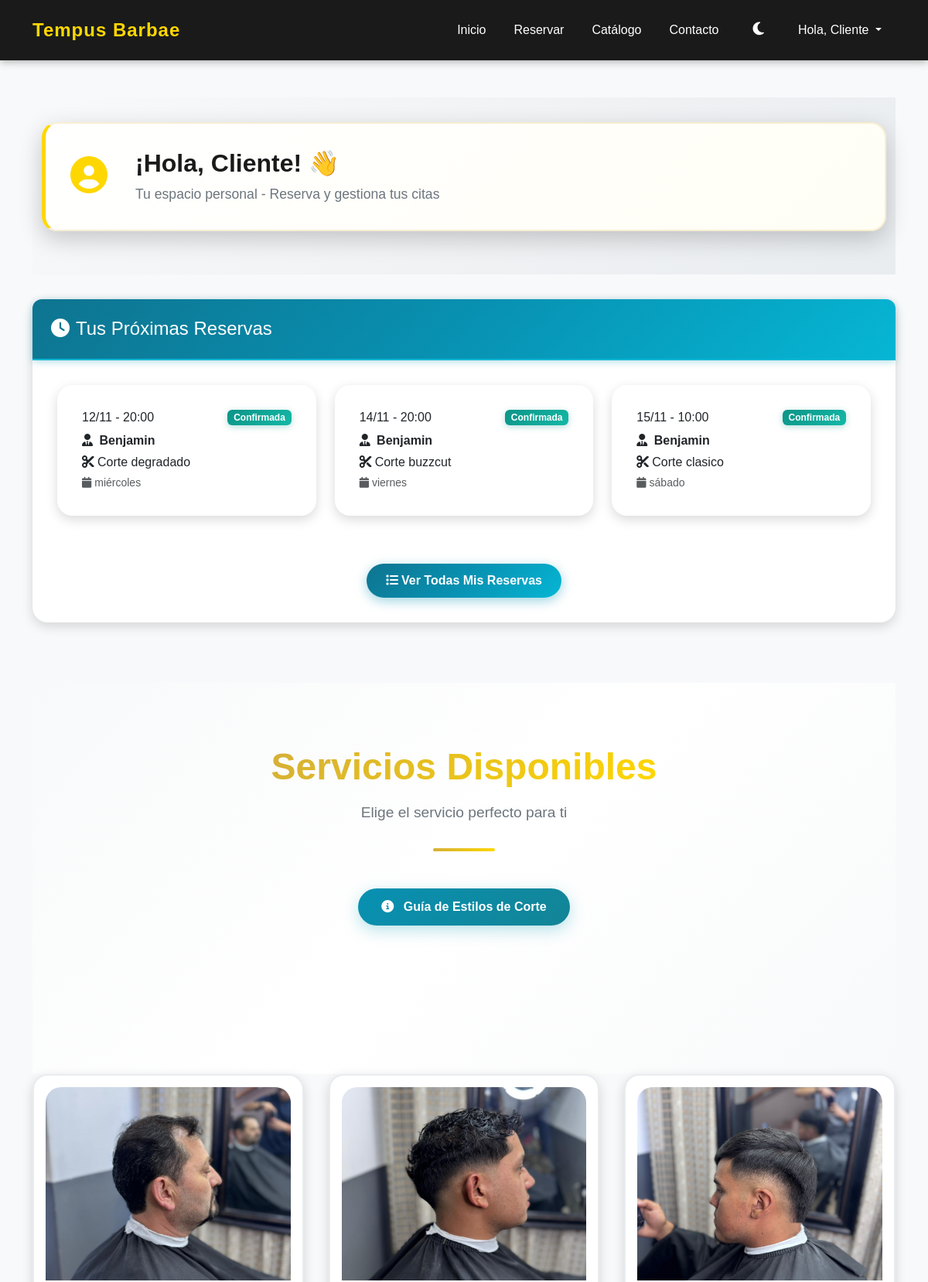
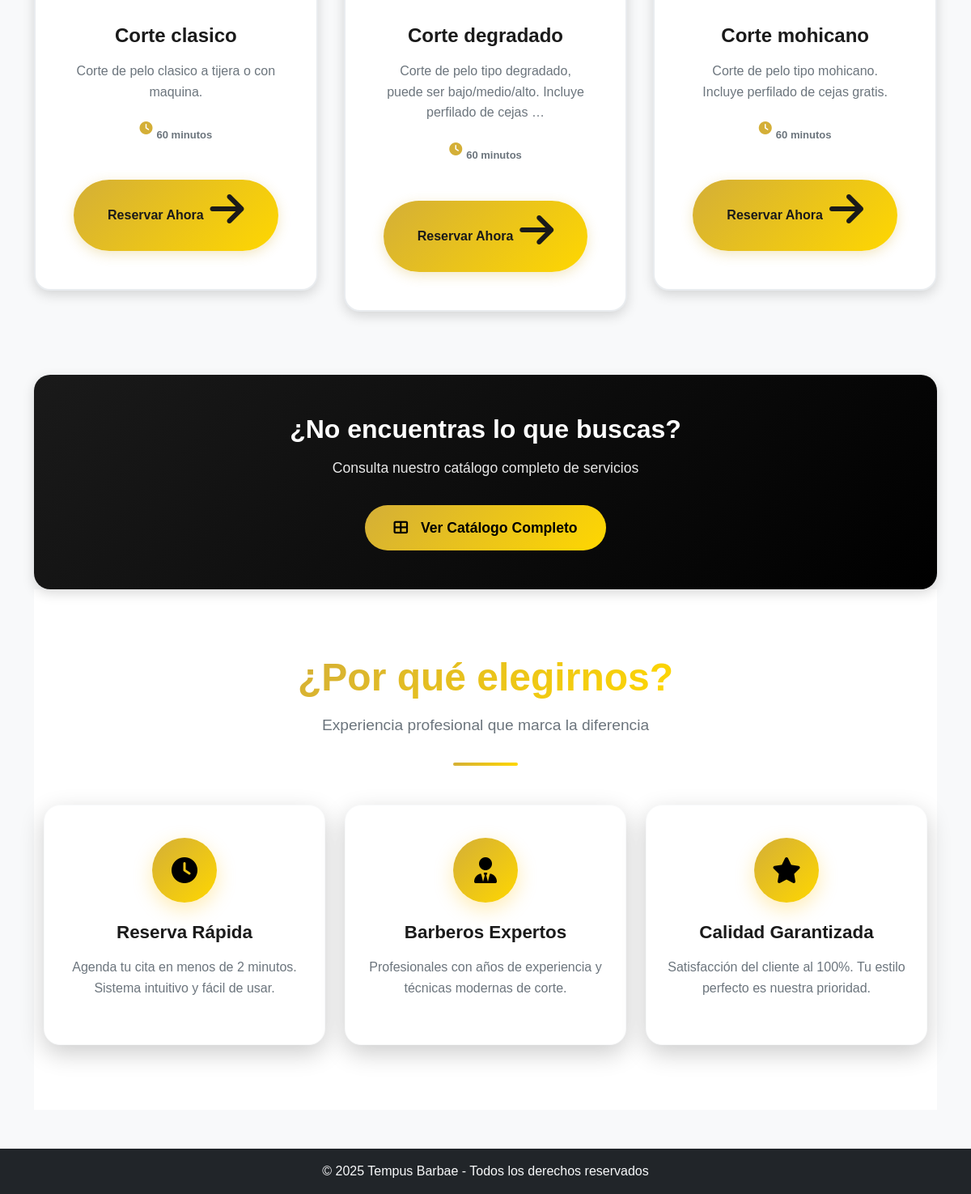
The page / (signed in) on the database its author committed (2 pictures, top to bottom).
### agendabarber/models.py (models this page shows, shortened)
class Reserva(models.Model):
    cliente = models.ForeignKey(User, on_delete=models.CASCADE)
    barbero = models.ForeignKey(Barbero, on_delete=models.CASCADE)
    servicio = models.ForeignKey(Servicio, on_delete=models.CASCADE)
    inicio = models.DateTimeField(help_text="Hora de inicio de la reserva")
    fin = models.DateTimeField(null=True, blank=True)
    pagado = models.BooleanField(default=False)  # Changed: Now requires payment confirmation
    payment_method = models.CharField(max_length=50, default='mercadopago',
                                     help_text="Método de pago utilizado")
    estado = models.CharField(max_length=20, choices=ESTADO_CHOICES, default='Pendiente')  # Pendiente hasta que pase la hora
    objects = ReservaManager()  # Manager personalizado

class Barbero(models.Model):
    usuario = models.OneToOneField(User, on_delete=models.CASCADE, null=True, blank=True,
                                   help_text="Usuario asociado a este barbero")
    nombre = models.CharField(max_length=100)
    experiencia = models.PositiveIntegerField(help_text="Años de experiencia")
    foto = models.ImageField(upload_to='barberos/', null=True, blank=True)

class Servicio(models.Model):
    nombre = models.CharField(max_length=100)
    descripcion = models.TextField(blank=True)
    precio = models.PositiveIntegerField()
    duracion_minutos = models.PositiveIntegerField(
        default=60,
        help_text="Duración del servicio en minutos"
    )
    imagen = models.ImageField(upload_to='servicios/', null=True, blank=True)

### agendabarber/views.py (the view)
# urls.py: path('', views.cargarInicio, name='inicio'),
def cargarInicio(request):
    servicios = Servicio.objects.all()[:3]
    context = {'servicios': servicios}
    if request.user.is_authenticated:
        hoy = date.today()
        try:
            barbero = Barbero.objects.get(usuario=request.user)
            reservas_hoy = Reserva.objects.filter(
                barbero=barbero,
                inicio__date=hoy
            ).select_related('cliente', 'servicio').order_by('inicio')
            context.update({
                'es_barbero': True,
                'reservas_hoy': reservas_hoy,
                'barbero': barbero
            })
        except Barbero.DoesNotExist:
            ahora = timezone.now()
            proximas_reservas = Reserva.objects.filter(
                cliente=request.user,
                inicio__gte=ahora,
                estado__in=['Pendiente', 'Confirmada']
            ).select_related('barbero', 'servicio').order_by('inicio')[:3]
            context.update({
                'es_cliente': True,
                'proximas_reservas': proximas_reservas
            })
    return render(request, 'inicio.html', context)

### agendabarber/context_processors.py (called while the page is built)
def user_type_context(request):
    context = {
        'es_barbero': False,
        'es_cliente': False,
    }
    if request.user.is_authenticated:
        try:
            Barbero.objects.get(usuario=request.user)
            context['es_barbero'] = True
            context['es_cliente'] = False
        except Barbero.DoesNotExist:
            context['es_barbero'] = False
            context['es_cliente'] = True
    return context

### agendabarber/templates/inicio.html (shortened to what this page needs)
{% extends 'base.html' %}
{% load static %}
{% block content %}
{% if not user.is_authenticated %}
<section class="hero-section">
    <div class="container">
        <div class="row justify-content-center">
            <div class="col-12">
                <div class="hero-content animate-fade-in">
                    <h1 class="hero-title mb-4">
                        <span class="gradient-text">Agenda Barber</span>
                    </h1>
                    <p class="hero-subtitle mb-5">
                        Transforma tu estilo con los mejores barberos profesionales.<br>
                        <strong>Reserva tu cita en segundos</strong>
                    </p>
                    <div class="hero-buttons">
                        <a href="{% url 'registro' %}" class="btn btn-hero-primary btn-lg">
                            <i class="fas fa-rocket me-2"></i>Comenzar Ahora
                        </a>
                        <a href="{% url 'login' %}" class="btn btn-hero-outline btn-lg">
                            <i class="fas fa-sign-in-alt me-2"></i>Iniciar Sesión
                        </a>
                    </div>
                </div>
            </div>
        </div>
    </div>
    <div class="hero-scroll-indicator">
        <i class="fas fa-chevron-down"></i>
    </div>
</section>
{% else %}
<div class="dashboard-welcome">
    <div class="container">
        <div class="row mb-4">
            <div class="col-12">
                <div class="welcome-card {% if es_barbero %}barbero-theme{% else %}cliente-theme{% endif %}">
                    <div class="welcome-content">
                        <div class="welcome-icon">
                            <i class="fas {% if es_barbero %}fa-user-tie{% else %}fa-user-circle{% endif %}"></i>
                        </div>
                        <div class="welcome-text">
                            <h2 class="welcome-title">
                                ¡Hola, {{ user.get_full_name|default:user.username }}! 👋
                            </h2>
                            <p class="welcome-subtitle">
                                {% if es_barbero %}
                                    Panel de control para barbero - Gestiona tus citas del día
                                {% else %}
                                    Tu espacio personal - Reserva y gestiona tus citas
                                {% endif %}
                            </p>
                        </div>
                    </div>
                </div>
            </div>
        </div>
    </div>
</div>
{% endif %}
{% if user.is_authenticated and es_cliente %}
<div class="row mb-5">
    <div class="col-12">
        <div class="card border-success">
            <div class="card-header bg-success text-white">
                <h4 class="mb-0">
                    <i class="fas fa-clock me-2"></i>Tus Próximas Reservas
                </h4>
            </div>
            <div class="card-body">
                {% if proximas_reservas %}
                    <div class="row">
                        {% for reserva in proximas_reservas %}
                        <div class="col-md-6 col-lg-4 mb-3">
                            <div class="card {% if reserva.estado == 'Confirmada' %}border-success{% else %}border-warning{% endif %}">
                                <div class="card-body">
                                    <div class="d-flex justify-content-between align-items-start mb-2">
                                        <h6 class="card-title mb-0">{{ reserva.inicio|date:"d/m" }} - {{ reserva.inicio|date:"H:i" }}</h6>
                                        <span class="badge {% if reserva.estado == 'Confirmada' %}bg-success{% else %}bg-warning{% endif %}">
                                            {{ reserva.estado }}
                                        </span>
                                    </div>
                                    <p class="card-text mb-1">
                                        <i class="fas fa-user-tie me-1"></i>
                                        <strong>{{ reserva.barbero.nombre }}</strong>
                                    </p>
                                    <p class="card-text mb-1">
                                        <i class="fas fa-cut me-1"></i>{{ reserva.servicio.nombre }}
                                    </p>
                                    <p class="card-text mb-0 text-muted small">
                                        <i class="fas fa-calendar me-1"></i>{{ reserva.inicio|date:"l" }}
                                    </p>
                                </div>
                            </div>
                        </div>
                        {% endfor %}
                    </div>
                    <div class="text-center mt-3">
                        <a href="{% url 'mis_reservas' %}" class="btn btn-success">
                            <i class="fas fa-list me-1"></i>Ver Todas Mis Reservas
                        </a>
                    </div>
                {% endif %}
            </div>
        </div>
    </div>
</div>
{% endif %}
{% if servicios %}
<section class="services-section">
    <div class="container">
        <div class="row mb-5">
            <div class="col-12 text-center">
                <div class="section-header">
                    <h2 class="section-title">
                        {% if user.is_authenticated %}
                            <span class="gradient-text">Servicios Disponibles</span>
                        {% else %}
                            <span class="gradient-text">Nuestros Servicios</span>
                        {% endif %}
                    </h2>
                    <p class="section-subtitle">
                        {% if not user.is_authenticated %}
                            Descubre nuestros servicios profesionales de barbería
                        {% else %}
                            Elige el servicio perfecto para ti
                        {% endif %}
                    </p>
                    <div class="section-divider"></div>
        <div class="row mt-5">
            <div class="col-12 text-center">
                <button type="button" class="btn btn-info-custom" data-bs-toggle="modal" data-bs-target="#infoModal">
                    <i class="fas fa-info-circle me-2"></i>
                    Guía de Estilos de Corte
                </button>
            </div>
        </div>
    </div>
</section>
        <div class="services-grid">
            {% for servicio in servicios %}
            <div class="service-card-wrapper" data-aos="fade-up" data-aos-delay="{{ forloop.counter0|add:100 }}">
                <div class="service-card">
                    <div class="service-image-container">
                        <img src="{{ servicio.imagen.url }}" class="service-image" alt="{{ servicio.nombre }}">
                    </div>
                    <div class="service-content">
                        <h3 class="service-title">{{ servicio.nombre }}</h3>
                        <p class="service-description">
                            {{ servicio.descripcion|truncatewords:12 }}
                        </p>
                        <div class="service-duration">
                            <i class="fas fa-clock"></i>
                            <span>{{ servicio.duracion_minutos }} minutos</span>
                        </div>
                    </div>
                    <div class="service-footer">
                        <a href="{% url 'crear_reserva' %}?servicio_id={{ servicio.id }}" class="btn-service-book">
                            <span>Reservar Ahora</span>
                            <i class="fas fa-arrow-right"></i>
                        </a>
                    </div>
                </div>
            </div>
            {% endfor %}
        </div>
        <div class="row mt-5">
            <div class="col-12 text-center">
                <div class="cta-section">
                    <h3 class="cta-title">¿No encuentras lo que buscas?</h3>
                    <p class="cta-subtitle">Consulta nuestro catálogo completo de servicios</p>
                    <a href="{% url 'catalogo' %}" class="btn btn-cta">
                        <i class="fas fa-th-large me-2"></i>Ver Catálogo Completo
                    </a>
                </div>
            </div>
        </div>
{% endif %}
<section class="features-section">
    <div class="container">
        <div class="row mb-5">
            <div class="col-12 text-center">
                <h2 class="section-title">
                    <span class="gradient-text">¿Por qué elegirnos?</span>
                </h2>
                <p class="section-subtitle">Experiencia profesional que marca la diferencia</p>
                <div class="section-divider"></div>
            </div>
        </div>
        <div class="row g-4">
            <div class="col-md-4" data-aos="fade-up" data-aos-delay="100">
                <div class="feature-card">
                    <div class="feature-icon">
                        <i class="fas fa-clock"></i>
                    </div>
                    <h4 class="feature-title">Reserva Rápida</h4>
                    <p class="feature-description">
                        Agenda tu cita en menos de 2 minutos. Sistema intuitivo y fácil de usar.
                    </p>
                </div>
            </div>
            <div class="col-md-4" data-aos="fade-up" data-aos-delay="200">
                <div class="feature-card">
                    <div class="feature-icon">
                        <i class="fas fa-user-tie"></i>
                    </div>
                    <h4 class="feature-title">Barberos Expertos</h4>
                    <p class="feature-description">
                        Profesionales con años de experiencia y técnicas modernas de corte.
                    </p>
                </div>
            </div>
            <div class="col-md-4" data-aos="fade-up" data-aos-delay="300">
                <div class="feature-card">
                    <div class="feature-icon">
                        <i class="fas fa-star"></i>
                    </div>
                    <h4 class="feature-title">Calidad Garantizada</h4>
                    <p class="feature-description">
                        Satisfacción del cliente al 100%. Tu estilo perfecto es nuestra prioridad.
                    </p>
                </div>
            </div>
        </div>
{% endblock %}

### agendabarber/templates/base.html (shortened to what this page needs)
{% load static %}
<!DOCTYPE html>
<html lang="es">
<head>
    <link href="https://cdn.jsdelivr.net/npm/bootstrap@5.3.3/dist/css/bootstrap.min.css" rel="stylesheet">
    <link rel="stylesheet" href="https://cdn.jsdelivr.net/npm/flatpickr/dist/flatpickr.min.css">
    <link rel="stylesheet" href="https://cdn.jsdelivr.net/npm/flatpickr/dist/themes/material_blue.css">
    <link href="https://unpkg.com/aos@2.3.1/dist/aos.css" rel="stylesheet">
    <link rel="stylesheet" href="https://cdnjs.cloudflare.com/ajax/libs/font-awesome/6.4.0/css/all.min.css">
    <link rel="stylesheet" href="{% static 'agendabarber/css/main.css' %}">
</head>
<body class="d-flex flex-column min-vh-100">
    <nav class="navbar navbar-expand-lg navbar-dark">
        <div class="container">
            <a class="navbar-brand" href="{% url 'inicio' %}">Tempus Barbae</a>
            <div class="collapse navbar-collapse" id="navbarNav">
                <ul class="navbar-nav ms-auto">
                    <li class="nav-item"><a class="nav-link" href="{% url 'inicio' %}">Inicio</a></li>
                    <li class="nav-item"><a class="nav-link" href="{% url 'crear_reserva' %}">Reservar</a></li>
                    <li class="nav-item"><a class="nav-link" href="{% url 'catalogo' %}">Catálogo</a></li>
                    <li class="nav-item"><a class="nav-link" href="#">Contacto</a></li>
                    <li class="nav-item">
                        <button class="btn btn-link nav-link" id="darkModeToggle" aria-label="Alternar modo oscuro">
                            <i class="fas fa-moon" id="darkModeIcon"></i>
                        </button>
                    </li>
                    {% if user.is_authenticated %}
                        <li class="nav-item dropdown">
                            <a class="nav-link dropdown-toggle" href="#" id="navbarDropdown" role="button" data-bs-toggle="dropdown" aria-expanded="false">
                                Hola, {{ user.username }}
                            </a>
                        </li>
                    {% endif %}
                </ul>
                </div>
        </div>
    </nav>
    <main class="flex-fill {% if request.resolver_match.url_name == 'catalogo' %}catalog-main{% elif request.resolver_match.url_name == 'crear_reserva' %}reserva-main{% elif request.resolver_match.url_name == 'login' or request.resolver_match.url_name == 'registro' %}auth-main{% else %}container my-4 my-md-5{% endif %}">
        {% block content %}
        {% endblock %}
    </main>
    <footer class="bg-dark text-light text-center py-3 mt-auto">
        <div class="container-fluid"> <p class="mb-0">© 2025 Tempus Barbae - Todos los derechos reservados</p>
        </div>
    </footer>
    </body>
</html>

### rows shown on the page
Reserva: inicio "12/11", inicio "20:00", estado "Confirmada", barbero.nombre "Benjamin", servicio.nombre "Corte degradado", inicio "miércoles"
Reserva: inicio "14/11", inicio "20:00", estado "Confirmada", barbero.nombre "Benjamin", servicio.nombre "Corte buzzcut", inicio "viernes"
Reserva: inicio "15/11", inicio "10:00", estado "Confirmada", barbero.nombre "Benjamin", servicio.nombre "Corte clasico", inicio "sábado"
Servicio: imagen (picture), nombre "Corte clasico", descripcion "Corte de pelo clasico a tijera o con maquina.", duracion_minutos "60"
Servicio: imagen (picture), nombre "Corte degradado", descripcion "Corte de pelo tipo degradado, puede ser bajo/medio/alto. Incluye perfilado de cejas …", duracion_minutos "60"
Servicio: imagen (picture), nombre "Corte mohicano", descripcion "Corte de pelo tipo mohicano. Incluye perfilado de cejas gratis.", duracion_minutos "60"

### other values the page prints
{{ user.username }} "Cliente"
{{ user.get_full_name|default:user.username }} "Cliente"
